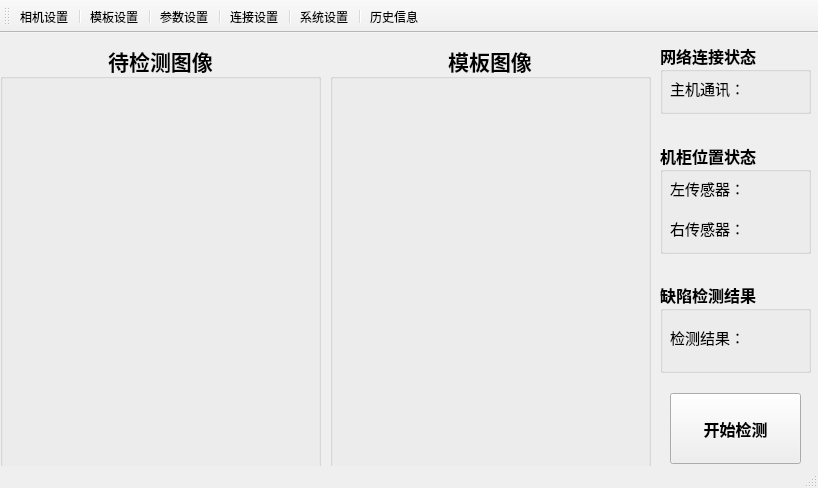
<?xml version="1.0" encoding="UTF-8"?>
<ui version="4.0">
 <class>DetectionClass</class>
 <widget class="QMainWindow" name="DetectionClass">
  <property name="geometry">
   <rect>
    <x>0</x>
    <y>0</y>
    <width>818</width>
    <height>488</height>
   </rect>
  </property>
  <property name="windowTitle">
   <string>Surface Defects Detection</string>
  </property>
  <property name="windowIcon">
   <iconset resource="detection.qrc">
    <normaloff>:/Detection/Resources/icon.png</normaloff>:/Detection/Resources/icon.png</iconset>
  </property>
  <widget class="QWidget" name="centralWidget">
   <widget class="QPushButton" name="pushButton">
    <property name="geometry">
     <rect>
      <x>670</x>
      <y>360</y>
      <width>131</width>
      <height>71</height>
     </rect>
    </property>
    <property name="font">
     <font>
      <family>黑体</family>
      <pointsize>12</pointsize>
      <weight>75</weight>
      <bold>true</bold>
     </font>
    </property>
    <property name="text">
     <string>开始检测</string>
    </property>
    <property name="icon">
     <iconset resource="detection.qrc">
      <normaloff>:/Detection/Resources/12.png</normaloff>:/Detection/Resources/12.png</iconset>
    </property>
    <property name="iconSize">
     <size>
      <width>48</width>
      <height>48</height>
     </size>
    </property>
   </widget>
   <widget class="QGroupBox" name="groupBox">
    <property name="geometry">
     <rect>
      <x>0</x>
      <y>10</y>
      <width>321</width>
      <height>431</height>
     </rect>
    </property>
    <property name="font">
     <font>
      <family>黑体</family>
      <pointsize>16</pointsize>
      <weight>75</weight>
      <bold>true</bold>
     </font>
    </property>
    <property name="title">
     <string>待检测图像</string>
    </property>
    <property name="alignment">
     <set>Qt::AlignCenter</set>
    </property>
    <widget class="QLabel" name="label_3">
     <property name="geometry">
      <rect>
       <x>10</x>
       <y>20</y>
       <width>300</width>
       <height>400</height>
      </rect>
     </property>
     <property name="text">
      <string/>
     </property>
    </widget>
   </widget>
   <widget class="QGroupBox" name="groupBox_2">
    <property name="geometry">
     <rect>
      <x>330</x>
      <y>10</y>
      <width>321</width>
      <height>431</height>
     </rect>
    </property>
    <property name="font">
     <font>
      <family>黑体</family>
      <pointsize>16</pointsize>
      <weight>75</weight>
      <bold>true</bold>
     </font>
    </property>
    <property name="title">
     <string>模板图像</string>
    </property>
    <property name="alignment">
     <set>Qt::AlignCenter</set>
    </property>
    <widget class="QLabel" name="label_4">
     <property name="geometry">
      <rect>
       <x>10</x>
       <y>20</y>
       <width>300</width>
       <height>400</height>
      </rect>
     </property>
     <property name="text">
      <string/>
     </property>
    </widget>
   </widget>
   <widget class="QGroupBox" name="groupBox_3">
    <property name="geometry">
     <rect>
      <x>660</x>
      <y>10</y>
      <width>151</width>
      <height>71</height>
     </rect>
    </property>
    <property name="font">
     <font>
      <family>Agency FB</family>
      <pointsize>12</pointsize>
      <weight>75</weight>
      <bold>true</bold>
     </font>
    </property>
    <property name="title">
     <string>网络连接状态</string>
    </property>
    <widget class="QLabel" name="label_7">
     <property name="geometry">
      <rect>
       <x>10</x>
       <y>30</y>
       <width>71</width>
       <height>31</height>
      </rect>
     </property>
     <property name="font">
      <font>
       <family>黑体</family>
       <pointsize>11</pointsize>
       <weight>50</weight>
       <bold>false</bold>
      </font>
     </property>
     <property name="text">
      <string>主机通讯：</string>
     </property>
    </widget>
    <widget class="QLabel" name="masterlabel">
     <property name="geometry">
      <rect>
       <x>110</x>
       <y>30</y>
       <width>31</width>
       <height>31</height>
      </rect>
     </property>
     <property name="text">
      <string/>
     </property>
    </widget>
   </widget>
   <widget class="QGroupBox" name="groupBox_4">
    <property name="geometry">
     <rect>
      <x>660</x>
      <y>110</y>
      <width>151</width>
      <height>111</height>
     </rect>
    </property>
    <property name="font">
     <font>
      <family>Agency FB</family>
      <pointsize>12</pointsize>
      <weight>75</weight>
      <bold>true</bold>
     </font>
    </property>
    <property name="title">
     <string>机柜位置状态</string>
    </property>
    <widget class="QLabel" name="label_6">
     <property name="geometry">
      <rect>
       <x>10</x>
       <y>30</y>
       <width>71</width>
       <height>31</height>
      </rect>
     </property>
     <property name="font">
      <font>
       <family>黑体</family>
       <pointsize>11</pointsize>
       <weight>50</weight>
       <bold>false</bold>
      </font>
     </property>
     <property name="text">
      <string>左传感器：</string>
     </property>
    </widget>
    <widget class="QLabel" name="label_5">
     <property name="geometry">
      <rect>
       <x>10</x>
       <y>70</y>
       <width>71</width>
       <height>31</height>
      </rect>
     </property>
     <property name="font">
      <font>
       <family>黑体</family>
       <pointsize>11</pointsize>
       <weight>50</weight>
       <bold>false</bold>
      </font>
     </property>
     <property name="text">
      <string>右传感器：</string>
     </property>
    </widget>
    <widget class="QLabel" name="Lsenlabel">
     <property name="geometry">
      <rect>
       <x>110</x>
       <y>30</y>
       <width>31</width>
       <height>31</height>
      </rect>
     </property>
     <property name="text">
      <string/>
     </property>
    </widget>
    <widget class="QLabel" name="Rsenlabel">
     <property name="geometry">
      <rect>
       <x>110</x>
       <y>70</y>
       <width>31</width>
       <height>31</height>
      </rect>
     </property>
     <property name="text">
      <string/>
     </property>
    </widget>
   </widget>
   <widget class="QGroupBox" name="groupBox_5">
    <property name="geometry">
     <rect>
      <x>660</x>
      <y>249</y>
      <width>151</width>
      <height>91</height>
     </rect>
    </property>
    <property name="font">
     <font>
      <family>Agency FB</family>
      <pointsize>12</pointsize>
      <weight>75</weight>
      <bold>true</bold>
     </font>
    </property>
    <property name="title">
     <string>缺陷检测结果</string>
    </property>
    <widget class="QLabel" name="label_2">
     <property name="geometry">
      <rect>
       <x>10</x>
       <y>40</y>
       <width>81</width>
       <height>31</height>
      </rect>
     </property>
     <property name="font">
      <font>
       <family>黑体</family>
       <pointsize>11</pointsize>
       <weight>50</weight>
       <bold>false</bold>
      </font>
     </property>
     <property name="text">
      <string>检测结果：</string>
     </property>
    </widget>
    <widget class="QLabel" name="resultlabel">
     <property name="geometry">
      <rect>
       <x>110</x>
       <y>40</y>
       <width>31</width>
       <height>31</height>
      </rect>
     </property>
     <property name="text">
      <string/>
     </property>
    </widget>
   </widget>
  </widget>
  <widget class="QToolBar" name="mainToolBar">
   <attribute name="toolBarArea">
    <enum>TopToolBarArea</enum>
   </attribute>
   <attribute name="toolBarBreak">
    <bool>false</bool>
   </attribute>
   <addaction name="actioncamera"/>
   <addaction name="separator"/>
   <addaction name="actiontemplate"/>
   <addaction name="separator"/>
   <addaction name="actionparameter"/>
   <addaction name="separator"/>
   <addaction name="actionconnection"/>
   <addaction name="separator"/>
   <addaction name="actionsystem"/>
   <addaction name="separator"/>
   <addaction name="actionhistory"/>
  </widget>
  <widget class="QStatusBar" name="statusBar"/>
  <action name="actioncamera">
   <property name="icon">
    <iconset resource="detection.qrc">
     <normaloff>:/Detection/Resources/14.png</normaloff>:/Detection/Resources/14.png</iconset>
   </property>
   <property name="text">
    <string>相机设置</string>
   </property>
  </action>
  <action name="actiontemplate">
   <property name="icon">
    <iconset resource="detection.qrc">
     <normaloff>:/Detection/Resources/15.png</normaloff>:/Detection/Resources/15.png</iconset>
   </property>
   <property name="text">
    <string>模板设置</string>
   </property>
  </action>
  <action name="actionparameter">
   <property name="icon">
    <iconset resource="detection.qrc">
     <normaloff>:/Detection/Resources/6.png</normaloff>:/Detection/Resources/6.png</iconset>
   </property>
   <property name="text">
    <string>参数设置</string>
   </property>
  </action>
  <action name="actionconnection">
   <property name="icon">
    <iconset resource="detection.qrc">
     <normaloff>:/Detection/Resources/5.png</normaloff>:/Detection/Resources/5.png</iconset>
   </property>
   <property name="text">
    <string>连接设置</string>
   </property>
  </action>
  <action name="actionsystem">
   <property name="icon">
    <iconset resource="detection.qrc">
     <normaloff>:/Detection/Resources/10.png</normaloff>:/Detection/Resources/10.png</iconset>
   </property>
   <property name="text">
    <string>系统设置</string>
   </property>
  </action>
  <action name="actionhistory">
   <property name="icon">
    <iconset resource="detection.qrc">
     <normaloff>:/Detection/Resources/4.png</normaloff>:/Detection/Resources/4.png</iconset>
   </property>
   <property name="text">
    <string>历史信息</string>
   </property>
  </action>
 </widget>
 <layoutdefault spacing="6" margin="11"/>
 <resources>
  <include location="detection.qrc"/>
 </resources>
 <connections>
  <connection>
   <sender>actioncamera</sender>
   <signal>triggered()</signal>
   <receiver>DetectionClass</receiver>
   <slot>camera_set()</slot>
   <hints>
    <hint type="sourcelabel">
     <x>-1</x>
     <y>-1</y>
    </hint>
    <hint type="destinationlabel">
     <x>423</x>
     <y>243</y>
    </hint>
   </hints>
  </connection>
  <connection>
   <sender>actionconnection</sender>
   <signal>triggered()</signal>
   <receiver>DetectionClass</receiver>
   <slot>connection_set()</slot>
   <hints>
    <hint type="sourcelabel">
     <x>-1</x>
     <y>-1</y>
    </hint>
    <hint type="destinationlabel">
     <x>423</x>
     <y>243</y>
    </hint>
   </hints>
  </connection>
  <connection>
   <sender>actionhistory</sender>
   <signal>triggered()</signal>
   <receiver>DetectionClass</receiver>
   <slot>history_display()</slot>
   <hints>
    <hint type="sourcelabel">
     <x>-1</x>
     <y>-1</y>
    </hint>
    <hint type="destinationlabel">
     <x>423</x>
     <y>243</y>
    </hint>
   </hints>
  </connection>
  <connection>
   <sender>actionparameter</sender>
   <signal>triggered()</signal>
   <receiver>DetectionClass</receiver>
   <slot>paramter_set()</slot>
   <hints>
    <hint type="sourcelabel">
     <x>-1</x>
     <y>-1</y>
    </hint>
    <hint type="destinationlabel">
     <x>423</x>
     <y>243</y>
    </hint>
   </hints>
  </connection>
  <connection>
   <sender>actiontemplate</sender>
   <signal>triggered()</signal>
   <receiver>DetectionClass</receiver>
   <slot>template_set()</slot>
   <hints>
    <hint type="sourcelabel">
     <x>-1</x>
     <y>-1</y>
    </hint>
    <hint type="destinationlabel">
     <x>423</x>
     <y>243</y>
    </hint>
   </hints>
  </connection>
  <connection>
   <sender>actionsystem</sender>
   <signal>triggered()</signal>
   <receiver>DetectionClass</receiver>
   <slot>system_set()</slot>
   <hints>
    <hint type="sourcelabel">
     <x>-1</x>
     <y>-1</y>
    </hint>
    <hint type="destinationlabel">
     <x>423</x>
     <y>243</y>
    </hint>
   </hints>
  </connection>
 </connections>
 <slots>
  <slot>camera_set()</slot>
  <slot>template_set()</slot>
  <slot>paramter_set()</slot>
  <slot>connection_set()</slot>
  <slot>system_set()</slot>
  <slot>history_display()</slot>
 </slots>
</ui>
